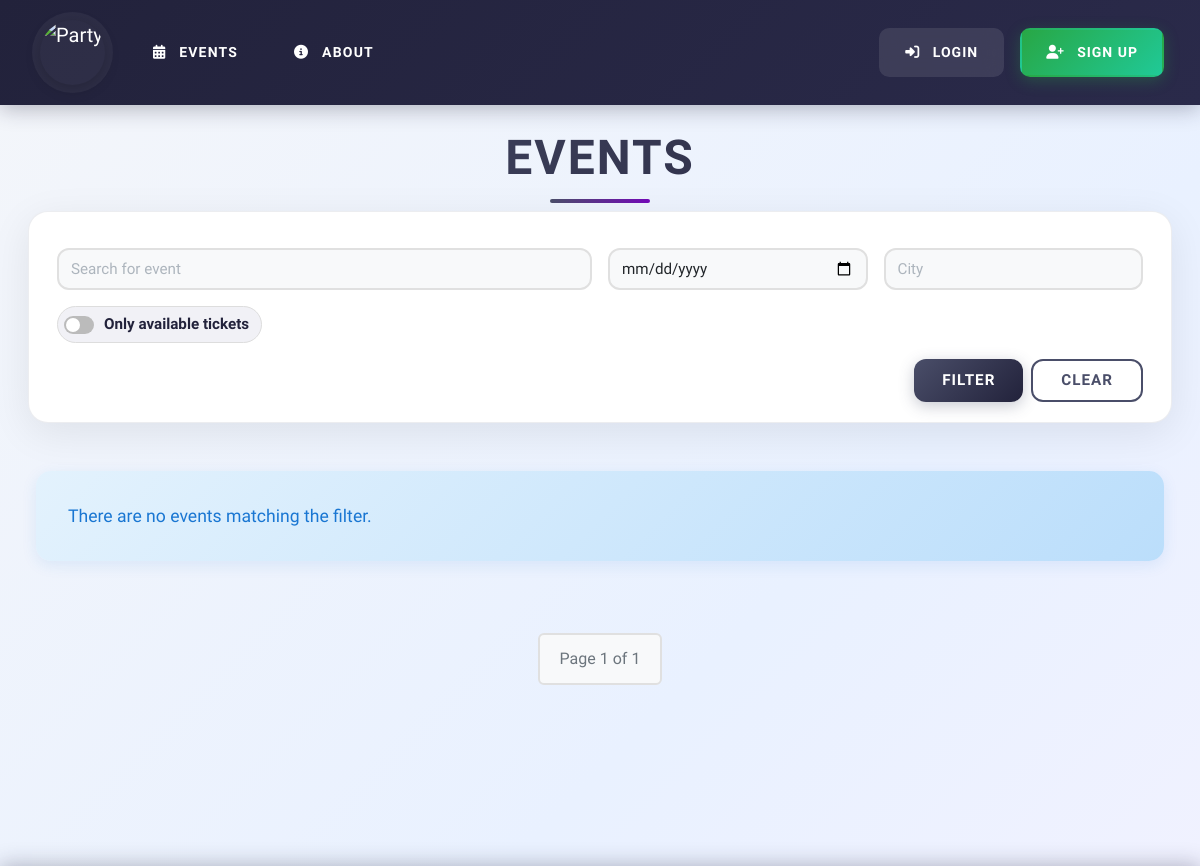
/events/ (upper part), run on an earlier commit of the app's database.
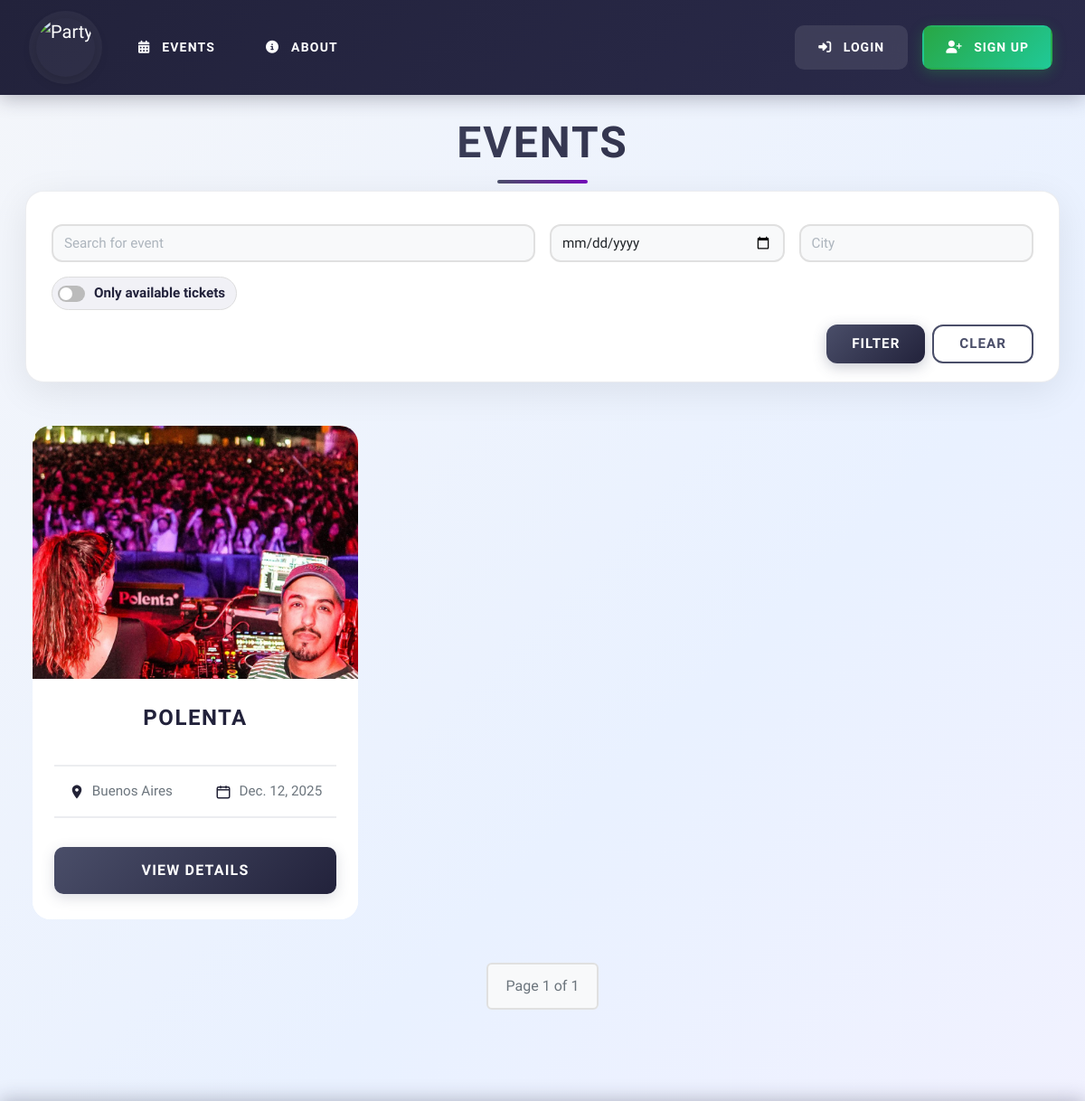
And on a later commit of the database.
### events/models.py (models this page shows, shortened)
class Event(models.Model):
    name = models.CharField(max_length=120)
    city = models.CharField(max_length=80)
    state_province = models.CharField(max_length=80) # MANEJAMOS ESTADO O PROVINCIA SEGUN EL PAIS
    country = models.CharField(max_length=80)
    date = models.DateField()
    description = models.TextField()
    flyer = models.ImageField(upload_to=get_flyer_filename)
    created_by = models.ForeignKey(CustomUserModel, related_name='created_events', on_delete=models.CASCADE)
    available_tickets = models.PositiveIntegerField()
    max_tickets_per_user = models.PositiveIntegerField(default=1)
    REQUIRED_FIELDS = ['name', 'city', 'state_province', 'country', 'date', 'description', 'flyer', 'created_by']

### events/views.py (the view)
# urls.py: path('events/', event_views.event_list, name='events'),
def event_list(request):
    q = request.GET.get('q', '').strip()
    city = request.GET.get('city', '').strip()
    date_val = request.GET.get('date', '').strip()
    only_available = request.GET.get('only_available', '')
    has_search_filters = bool(q or city or date_val)
    if has_search_filters:
        sqs = SearchQuerySet().models(Event)
        if q:
            sqs = sqs.filter(content=AutoQuery(q))
        if city:
            sqs = sqs.filter(city=city)
        if date_val:
            try:
                parsed_date = date.fromisoformat(date_val)
            except ValueError:
                parsed_date = None
            if parsed_date:
                sqs = sqs.filter(date=parsed_date)
        ids = [int(r.pk) for r in sqs]
        if ids:
            preserved = Case(*[When(pk=pk, then=pos) for pos, pk in enumerate(ids)])
            qs = Event.objects.filter(pk__in=ids).order_by(preserved)
        else:
            qs = Event.objects.none()
        if only_available:
            qs = qs.filter(available_tickets__gt=0)
    else:
        qs = Event.objects.filter(date__gte=date.today()).order_by('-date')
        if only_available:
            qs = qs.filter(available_tickets__gt=0)
    paginator = Paginator(qs, 9)
    page_obj = paginator.get_page(request.GET.get('page'))
    cities = Event.objects.order_by().values_list('city', flat=True).distinct()
    return render(
        request,
        'events/events.html',
        {
            'events': page_obj,
            'cities': cities,
            'q': q,
            'city': city,
            'date': date_val,
            'only_available': only_available,
        },
    )

### templates/events/events.html (shortened to what this page needs)
{% extends 'events/base.html' %}
{% load static %}
{% block styles %}
<link rel="stylesheet" href="{% static 'events/css/events.css' %}">
{% endblock %}
{% block content %}
<div class="container-fluid px-4">
  <h1 class="mb-4 events-title">EVENTS</h1>
  <form id="filtersForm" class="row g-3 mb-5" method="get" action="{% url 'events' %}">
    <div class="col-12 col-md-6">
      <input class="form-control" name="q" placeholder="Search for event" value="{{ q }}">
    </div>
    <div class="col-6 col-md-3">
      <input class="form-control" type="date" name="date" value="{{ date }}">
    </div>
    <div class="col-6 col-md-3">
      <input class="form-control" name="city" list="cities" placeholder="City" value="{{ city }}">
    </div>
    <div class="col-12 col-md-6 d-flex align-items-center">
      <label class="toggle-button {% if only_available %}active{% endif %}" for="onlyAvailableCheck" id="toggleLabel">
        <span class="toggle-knob"></span>
        <span class="toggle-label">Only available tickets</span>
      </label>
    </div>
    <div class="col-12 d-flex justify-content-end gap-2">
      <button type="submit" class="filter-button">FILTER</button>
      <a class="clear-button" href="{% url 'events' %}">CLEAR</a>
    </div>
  </form>
  <div class="row g-4 events-grid">
    {% for p in events %}
      <div class="col-12 col-sm-6 col-lg-4">
        <div class="card party-card h-100">
          {% if p.flyer %}
            <img src="{{ p.flyer.url }}" class="card-img-top" alt="{{ p.name }} flyer">
          {% else %}
            <div class="card-img-top d-flex align-items-center justify-content-center" style="background: linear-gradient(135deg, #4A4E69 0%, #22223B 100%);">
              <span style="color: white; font-size: 2rem; font-weight: 700;">{{ p.name|slice:":1"|upper }}</span>
            </div>
          {% endif %}
          <div class="card-body d-flex flex-column align-items-center text-center">
            <h5 class="card-title mb-1 event-card-title card-section-title">{{ p.name|upper }}</h5>
            <div class="card-section-meta text-muted">
              <span class="meta-item">
                <img src="{% static 'events/img/icon-location.svg' %}" class="icon icon-location" alt="Location">
                {{ p.city }}
              </span>
              <span class="meta-item">
                <img src="{% static 'events/img/icon-calendar.svg' %}" class="icon icon-calendar" alt="Date">
                {{ p.date }}
              </span>
            </div>
            <div class="card-section-actions">
              <a class="btn btn-pf" href="{% url 'event_detail' p.pk %}">VIEW DETAILS</a>
            </div>
          </div>
        </div>
      </div>
    {% empty %}
      <div class="col-12">
        <div class="alert alert-info text-center">There are no events matching the filter.</div>
      </div>
    {% endfor %}
  </div>
  {% if events.paginator %}
    <nav class="mt-5" aria-label="Event pagination">
      <ul class="pagination justify-content-center">
        <li class="page-item disabled">
          <span class="page-link">
            Page {{ events.number }} of {{ events.paginator.num_pages }}
          </span>
        </li>
      </ul>
    </nav>
  {% endif %}
</div>
{% endblock %}

### templates/events/base.html (shortened to what this page needs)
{% load static %}
{% load group_tags %}
<!DOCTYPE html>
<html lang="en">
<head>
  <link rel="stylesheet" href="https://cdn.jsdelivr.net/npm/bootstrap@5.3.3/dist/css/bootstrap.min.css">
  <link rel="stylesheet" href="{% static 'events/css/base.css' %}">
  {% block styles %}{% endblock %}
</head>
<body>
  <nav class="navbar navbar-expand-lg navbar-dark">
      <div class="container-fluid">
        <a class="navbar-brand" href="{% url 'home' %}" title="PartyFinder Home">
          <img class="app-logo" src="{% static 'events/img/partyfinder_logo.jpg' %}" alt="PartyFinder app logo">
        </a>
        <div class="collapse navbar-collapse" id="navbarContent">
          <ul class="navbar-nav me-auto">
            <li class="nav-item">
              <a class="nav-link nav-link-theme" href="{% url 'events' %}">
                <i class="fas fa-calendar-alt"></i> Events
              </a>
            </li>
            <li class="nav-item">
              <a class="nav-link nav-link-theme" href="{% url 'about' %}">
                <i class="fas fa-info-circle"></i> About
              </a>
            </li>
          </ul>
          <div class="d-flex flex-wrap align-items-center gap-2">
            {% if user.is_authenticated %}
              {% if user.is_staff %}
                <a class="nav-buttons" href="/admin/">
                  <i class="fas fa-user-shield"></i> Admin
                </a>
              {% endif %}
              {% if user|has_group:'Event_Organizer' %}
                <a class="nav-buttons" href="{% url 'create_event' %}">
                  <i class="fas fa-plus-circle"></i> Create Event
                </a>
              {% endif %}
              <a class="nav-buttons" href="{% url 'logout' %}">
                <i class="fas fa-sign-out-alt"></i> Logout
              </a>
            {% else %}
              <a class="nav-buttons" href="{% url 'login' %}">
                <i class="fas fa-sign-in-alt"></i> Login
              </a>
              <a class="nav-buttons" href="{% url 'signup' %}">
                <i class="fas fa-user-plus"></i> Sign Up
              </a>
            {% endif %}
          </div>
        </div>
      </div>
  </nav>
  <main class="py-4">
    <div class="container">
      {% block content %}{% endblock %}
    </div>
  </main>
</body>
</html>

### static/events/css/base.css (style rules this page uses)
body { font-family: "Nunito Sans", sans-serif; background: linear-gradient(135deg, #f4f6fa 0%, #e9f1ff 50%, #f7f2ff 100%); transition: background 0.3s ease; min-height: 100vh; margin: 0; padding: 0; }
.navbar { background: linear-gradient(135deg, #22223B 0%, #2a2a4a 100%); box-shadow: 0 4px 20px rgba(34, 34, 59, 0.3); padding: 0.75rem 0; transition: all 0.3s ease; position: sticky; top: 0; z-index: 1000; backdrop-filter: blur(10px); }
.navbar .container-fluid { max-width: 1400px; margin: 0 auto; padding: 0 2rem; display: flex; align-items: center; gap: 1rem; }
.navbar-brand { margin: 0; padding: 0.5rem; transition: transform 0.3s ease; display: flex; align-items: center; border-radius: 50%; background: rgba(255, 255, 255, 0.05); }
.app-logo { height: 65px; width: 65px; border-radius: 50%; object-fit: cover; box-shadow: 0 4px 15px rgba(0, 0, 0, 0.2); transition: all 0.3s ease; }
.navbar-collapse { flex-grow: 1; display: flex; align-items: center; }
.navbar-nav { display: flex; align-items: center; gap: 0.5rem; margin: 0; padding: 0; }
.nav-item { list-style: none; }
.nav-link-theme { color: #ffffff !important; text-transform: uppercase; font-weight: 600; font-size: 0.875rem; letter-spacing: 1.2px; padding: 0.75rem 1.25rem !important; margin: 0 0.25rem; border-radius: 8px; transition: all 0.3s ease; position: relative; text-decoration: none; display: inline-block; }
.nav-link-theme::before { content: ''; position: absolute; bottom: 0; left: 50%; transform: translateX(-50%); width: 0; height: 3px; background: linear-gradient(90deg, #4A5FE0 0%, #9C6FE4 100%); transition: width 0.3s ease; border-radius: 2px; }
.nav-buttons { color: #ffffff; background: rgba(255, 255, 255, 0.1); padding: 0.75rem 1.5rem; margin: 0 0.25rem; border-radius: 10px; font-weight: 600; font-size: 0.875rem; text-transform: uppercase; letter-spacing: 1px; transition: all 0.3s ease; text-decoration: none; display: inline-block; border: 2px solid transparent; backdrop-filter: blur(10px); }
.nav-buttons[href*="signup"] { background: linear-gradient(135deg, #28a745 0%, #20c997 100%); border: 2px solid transparent; box-shadow: 0 4px 15px rgba(40, 167, 69, 0.3); }
.nav-link-theme i, .nav-buttons i { margin-right: 0.5rem; transition: transform 0.3s ease; }
main { min-height: calc(100vh - 100px); padding-top: 2rem; padding-bottom: 2rem; }
.container { max-width: 1400px; }
* { box-sizing: border-box; }
a { text-decoration: none; transition: all 0.3s ease; }
button { transition: all 0.3s ease; }

What changed in the data, as far as the page shows it:
added Event: flyer (picture), name "POLENTA", city "Buenos Aires", date "Dec. 12, 2025"
Also different on the page:
text no longer shown: "There are no events matching the filter."
